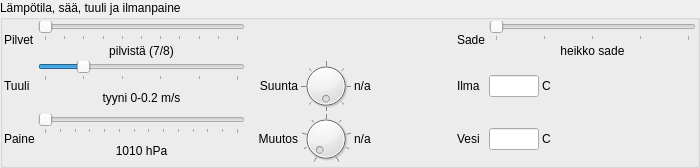
      <widget class="QGroupBox" name="groupBoxWeather">
       <property name="minimumSize">
        <size>
         <width>700</width>
         <height>0</height>
        </size>
       </property>
       <property name="maximumSize">
        <size>
         <width>700</width>
         <height>16777215</height>
        </size>
       </property>
       <property name="title">
        <string>Lämpötila, sää, tuuli ja ilmanpaine</string>
       </property>
       <layout class="QVBoxLayout" name="verticalLayout_6">
        <property name="spacing">
         <number>1</number>
        </property>
        <property name="margin">
         <number>1</number>
        </property>
        <item>
         <layout class="QGridLayout" name="gridLayout_4">
          <property name="spacing">
           <number>3</number>
          </property>
          <item row="0" column="1">
           <layout class="QVBoxLayout" name="verticalLayout">
            <item>
             <widget class="QSlider" name="cloud_slider">
              <property name="minimum">
               <number>0</number>
              </property>
              <property name="maximum">
               <number>10</number>
              </property>
              <property name="pageStep">
               <number>1</number>
              </property>
              <property name="orientation">
               <enum>Qt::Horizontal</enum>
              </property>
              <property name="tickPosition">
               <enum>QSlider::TicksBelow</enum>
              </property>
             </widget>
            </item>
            <item>
             <widget class="QLabel" name="cloud_label">
              <property name="text">
               <string>pilvistä (7/8)</string>
              </property>
              <property name="alignment">
               <set>Qt::AlignCenter</set>
              </property>
             </widget>
            </item>
           </layout>
          </item>
          <item row="1" column="1">
           <layout class="QVBoxLayout" name="verticalLayout_13">
            <item>
             <widget class="QSlider" name="wind_slider">
              <property name="maximum">
               <number>5</number>
              </property>
              <property name="pageStep">
               <number>1</number>
              </property>
              <property name="value">
               <number>1</number>
              </property>
              <property name="orientation">
               <enum>Qt::Horizontal</enum>
              </property>
              <property name="tickPosition">
               <enum>QSlider::TicksBelow</enum>
              </property>
             </widget>
            </item>
            <item>
             <widget class="QLabel" name="wind_label">
              <property name="text">
               <string>tyyni 0-0.2 m/s</string>
              </property>
              <property name="alignment">
               <set>Qt::AlignCenter</set>
              </property>
             </widget>
            </item>
           </layout>
          </item>
          <item row="1" column="2">
           <layout class="QHBoxLayout" name="horizontalLayout_20">
            <item>
             <spacer name="horizontalSpacer_2">
              <property name="orientation">
               <enum>Qt::Horizontal</enum>
              </property>
              <property name="sizeHint" stdset="0">
               <size>
                <width>1</width>
                <height>1</height>
               </size>
              </property>
             </spacer>
            </item>
            <item>
             <widget class="QLabel" name="label_19">
              <property name="text">
               <string>Suunta</string>
              </property>
              <property name="alignment">
               <set>Qt::AlignRight|Qt::AlignTrailing|Qt::AlignVCenter</set>
              </property>
             </widget>
            </item>
            <item>
             <widget class="QDial" name="wind_direction">
              <property name="maximumSize">
               <size>
                <width>50</width>
                <height>50</height>
               </size>
              </property>
              <property name="minimum">
               <number>1</number>
              </property>
              <property name="maximum">
               <number>9</number>
              </property>
              <property name="pageStep">
               <number>2</number>
              </property>
              <property name="wrapping">
               <bool>true</bool>
              </property>
              <property name="notchTarget">
               <double>4.700000000000000</double>
              </property>
              <property name="notchesVisible">
               <bool>true</bool>
              </property>
             </widget>
            </item>
            <item>
             <widget class="QLabel" name="wind_direction_label">
              <property name="minimumSize">
               <size>
                <width>100</width>
                <height>0</height>
               </size>
              </property>
              <property name="maximumSize">
               <size>
                <width>100</width>
                <height>16777215</height>
               </size>
              </property>
              <property name="text">
               <string>n/a</string>
              </property>
              <property name="wordWrap">
               <bool>true</bool>
              </property>
             </widget>
            </item>
           </layout>
          </item>
          <item row="2" column="1">
           <layout class="QVBoxLayout" name="verticalLayout_14">
            <item>
             <widget class="QSlider" name="pressure_slider">
              <property name="minimum">
               <number>0</number>
              </property>
              <property name="maximum">
               <number>130</number>
              </property>
              <property name="value">
               <number>0</number>
              </property>
              <property name="orientation">
               <enum>Qt::Horizontal</enum>
              </property>
              <property name="tickPosition">
               <enum>QSlider::TicksBelow</enum>
              </property>
             </widget>
            </item>
            <item>
             <widget class="QLabel" name="pressure_label">
              <property name="text">
               <string>1010 hPa</string>
              </property>
              <property name="alignment">
               <set>Qt::AlignCenter</set>
              </property>
             </widget>
            </item>
           </layout>
          </item>
          <item row="2" column="2">
           <layout class="QHBoxLayout" name="horizontalLayout_22">
            <item>
             <spacer name="horizontalSpacer_3">
              <property name="orientation">
               <enum>Qt::Horizontal</enum>
              </property>
              <property name="sizeHint" stdset="0">
               <size>
                <width>1</width>
                <height>1</height>
               </size>
              </property>
             </spacer>
            </item>
            <item>
             <widget class="QLabel" name="label_18">
              <property name="text">
               <string>Muutos</string>
              </property>
              <property name="alignment">
               <set>Qt::AlignRight|Qt::AlignTrailing|Qt::AlignVCenter</set>
              </property>
             </widget>
            </item>
            <item>
             <widget class="QDial" name="pressure_change">
              <property name="maximumSize">
               <size>
                <width>50</width>
                <height>50</height>
               </size>
              </property>
              <property name="minimum">
               <number>0</number>
              </property>
              <property name="maximum">
               <number>8</number>
              </property>
              <property name="pageStep">
               <number>2</number>
              </property>
              <property name="wrapping">
               <bool>false</bool>
              </property>
              <property name="notchTarget">
               <double>9.699999999999999</double>
              </property>
              <property name="notchesVisible">
               <bool>true</bool>
              </property>
             </widget>
            </item>
            <item>
             <widget class="QLabel" name="pressure_change_label">
              <property name="minimumSize">
               <size>
                <width>100</width>
                <height>0</height>
               </size>
              </property>
              <property name="maximumSize">
               <size>
                <width>100</width>
                <height>16777215</height>
               </size>
              </property>
              <property name="text">
               <string>n/a</string>
              </property>
              <property name="wordWrap">
               <bool>true</bool>
              </property>
             </widget>
            </item>
           </layout>
          </item>
          <item row="0" column="0">
           <widget class="QLabel" name="label_12">
            <property name="text">
             <string>Pilvet</string>
            </property>
           </widget>
          </item>
          <item row="1" column="0">
           <widget class="QLabel" name="label_13">
            <property name="text">
             <string>Tuuli</string>
            </property>
           </widget>
          </item>
          <item row="2" column="0">
           <widget class="QLabel" name="label_16">
            <property name="text">
             <string>Paine</string>
            </property>
           </widget>
          </item>
          <item row="0" column="4">
           <layout class="QVBoxLayout" name="verticalLayout_10">
            <item>
             <widget class="QSlider" name="rain_slider">
              <property name="minimum">
               <number>0</number>
              </property>
              <property name="maximum">
               <number>4</number>
              </property>
              <property name="pageStep">
               <number>1</number>
              </property>
              <property name="orientation">
               <enum>Qt::Horizontal</enum>
              </property>
              <property name="tickPosition">
               <enum>QSlider::TicksBelow</enum>
              </property>
             </widget>
            </item>
            <item>
             <widget class="QLabel" name="rain_label">
              <property name="text">
               <string>heikko sade</string>
              </property>
              <property name="alignment">
               <set>Qt::AlignCenter</set>
              </property>
             </widget>
            </item>
           </layout>
          </item>
          <item row="0" column="3">
           <widget class="QLabel" name="label_25">
            <property name="text">
             <string>Sade</string>
            </property>
           </widget>
          </item>
          <item row="1" column="4">
           <layout class="QHBoxLayout" name="horizontalLayout_19">
            <item>
             <widget class="QLineEdit" name="air_temp">
              <property name="maximumSize">
               <size>
                <width>50</width>
                <height>16777215</height>
               </size>
              </property>
              <property name="placeholderText">
               <string/>
              </property>
             </widget>
            </item>
            <item>
             <widget class="QLabel" name="label_40">
              <property name="text">
               <string>C</string>
              </property>
             </widget>
            </item>
            <item>
             <spacer name="horizontalSpacer">
              <property name="orientation">
               <enum>Qt::Horizontal</enum>
              </property>
              <property name="sizeHint" stdset="0">
               <size>
                <width>1</width>
                <height>1</height>
               </size>
              </property>
             </spacer>
            </item>
           </layout>
          </item>
          <item row="2" column="3">
           <widget class="QLabel" name="label_29">
            <property name="text">
             <string>Vesi</string>
            </property>
           </widget>
          </item>
          <item row="2" column="4">
           <layout class="QHBoxLayout" name="horizontalLayout_25">
            <item>
             <widget class="QLineEdit" name="water_temp">
              <property name="maximumSize">
               <size>
                <width>50</width>
                <height>16777215</height>
               </size>
              </property>
              <property name="placeholderText">
               <string/>
              </property>
             </widget>
            </item>
            <item>
             <widget class="QLabel" name="label_10">
              <property name="text">
               <string>C</string>
              </property>
             </widget>
            </item>
            <item>
             <spacer name="horizontalSpacer_13">
              <property name="orientation">
               <enum>Qt::Horizontal</enum>
              </property>
              <property name="sizeHint" stdset="0">
               <size>
                <width>1</width>
                <height>1</height>
               </size>
              </property>
             </spacer>
            </item>
           </layout>
          </item>
          <item row="1" column="3">
           <widget class="QLabel" name="label_28">
            <property name="text">
             <string>Ilma</string>
            </property>
           </widget>
          </item>
         </layout>
        </item>
       </layout>
      </widget>
